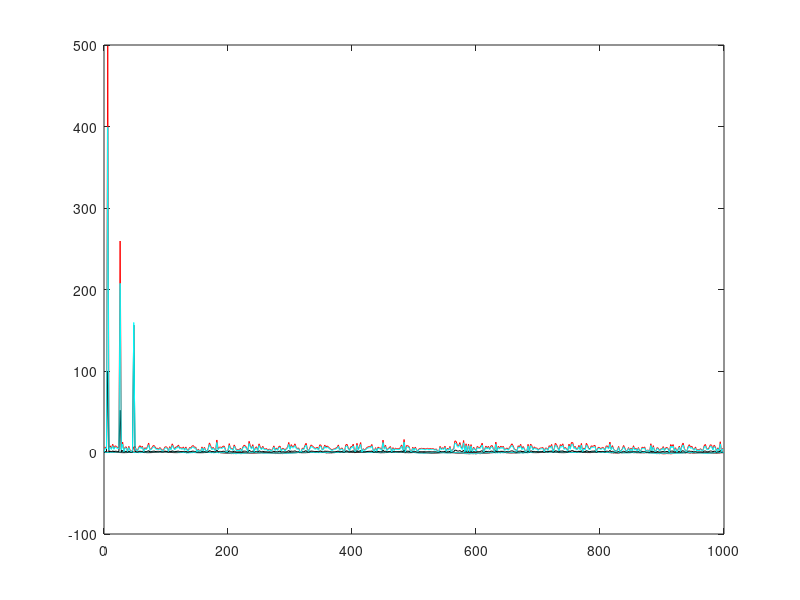
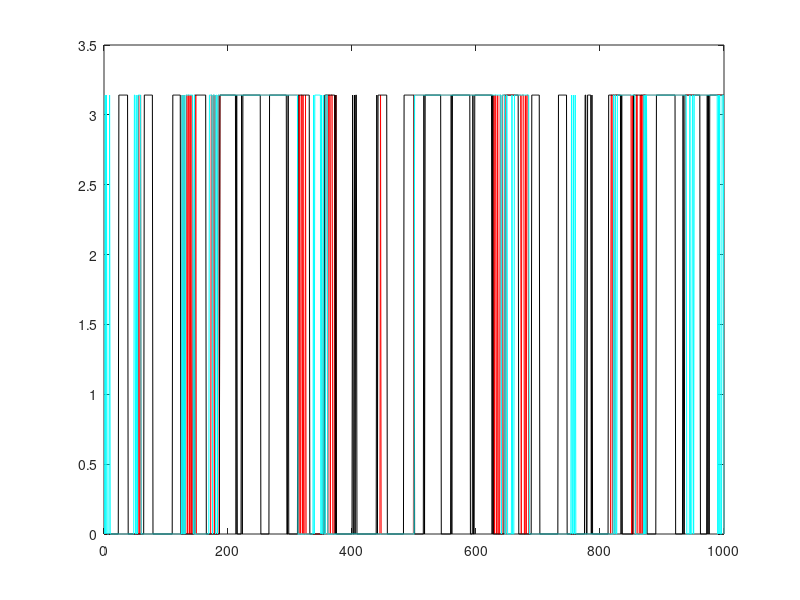
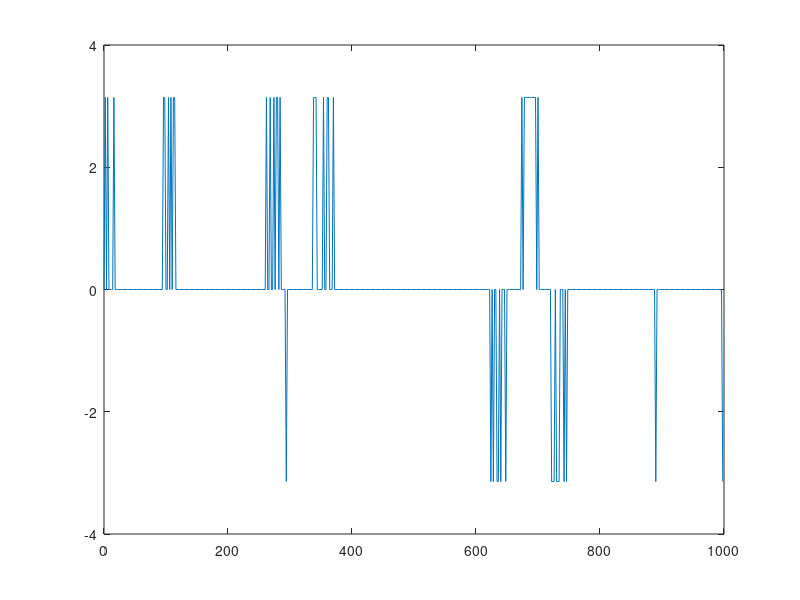

The MATLAB source for these figures, in order:
%==========================================================================
% Vinay Shirhatti, 14 February 2014
% Understanding the effects of referencing schemes
%==========================================================================

clear all; close all; clc;

Fs = 2000;
dt = 1/Fs;

N = 1000;

t = dt*(1:N);

freqVals = Fs/N*(0:(N/2)-1); % Span of frequencies to be considered
sigLen = length(freqVals);

%%

st1 = sin(2*pi*6*t) + rand(1,length(t)).*sin(2*pi*26*t);
k = 0.2;
st2 = k.*st1 + 0.314.*sin(2*pi*48*t);
st3 = st1 - st2;


%%
plot(st1,'r');hold on;
plot(st2, 'k');
plot(st3, 'c');

%%

sw1 = fft(st1); sw2 = fft(st2); sw3 = fft(st3);

p1 = angle(st1); p2 = angle(st2); p3 = angle(st3);

%%
plot(freqVals,abs(sw1(1:sigLen)),'r');hold on;
plot(freqVals,abs(sw2(1:sigLen)), 'k');
plot(freqVals,abs(sw3(1:sigLen)), 'c');

%%
figure;
plot(p1,'r');hold on;
plot(p2, 'k');
plot(p3, 'c');

pdiff = p3 - p1;
figure;plot(freqVals,pdiff(1:sigLen));